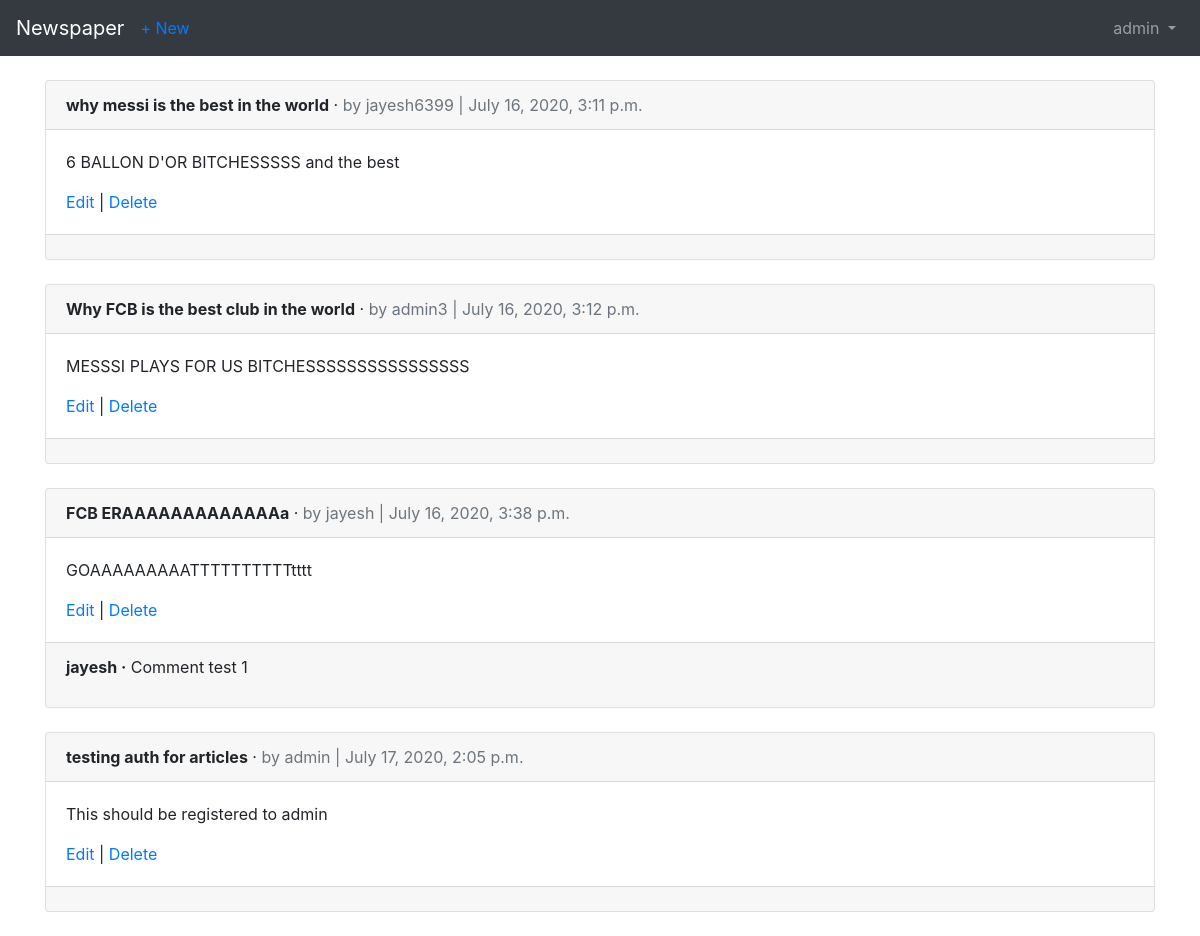
The page /articles/ (signed in) on the database its author committed.
### users/models.py (models this page shows)
class CustomUser(AbstractUser):
    age = models.PositiveIntegerField(null=True,blank=True)

### articles/models.py (models this page shows, shortened)
class Article(models.Model):
    title=models.CharField(max_length=255)
    body = models.TextField()
    date = models.DateTimeField(auto_now_add=True)
    author=models.ForeignKey(
        get_user_model(),
        on_delete=models.CASCADE,
    )

class Comment(models.Model):
    article = models.ForeignKey(
        Article,
        on_delete=models.CASCADE,
        related_name= 'comments',
    )
    comment=models.TextField(max_length=150)
    author=models.ForeignKey(
        get_user_model(),
        on_delete=models.CASCADE,
    )
    def __str__(self):
        return self.comment

### articles/views.py (the view)
# urls.py: path('', ArticleListView.as_view(), name='article_list'),
class ArticleListView(LoginRequiredMixin,ListView):
    model = Article
    template_name = 'article_list.html'
    login_url = 'login'

### templates/article_list.html (shortened to what this page needs)
{% extends 'base.html' %}
{% block content %}
  {% for article in object_list %}
    <div class="card">
      <div class="card-header">
        <span class="font-weight-bold">{{ article.title }}</span> &middot;
        <span class="text-muted">by {{ article.author }} | {{ article.date }}</span>
      </div>
      <div class="card-body">
        <p>{{ article.body }}</p>
        <a href="{% url 'article_edit' article.pk %}">Edit</a> |
        <a href="{% url 'article_delete' article.pk %}">Delete</a>
      </div>
      <div class="card-footer">
        {% for comment in article.comments.all %}
          <p>
            <span class="font-weight-bold">{{ comment.author }} &middot;</span>
            {{ comment }}
          </p>
        {% endfor %}
      </div>
    </div>
    <br />
  {% endfor %}
{% endblock content %}

### templates/base.html (shortened to what this page needs)
<!doctype html>
<html lang="en">
  <head>
    <link rel="stylesheet" href="https://stackpath.bootstrapcdn.com/bootstrap/4.1.3/css/bootstrap.min.css">
  </head>
  <body>
    <nav class="navbar navbar-expand-md navbar-dark bg-dark mb-4">
      <a class="navbar-brand" href="{% url 'home' %}">Newspaper</a>
      {% if user.is_authenticated %}
        <ul class="navbar-nav mr-auto">
          <li class="nav-item"><a href="{% url 'article_new' %}">+ New</a></li>
        </ul>
      {% endif %}
      <div class="collapse navbar-collapse" id="navbarCollapse">
        {% if user.is_authenticated %}
          <ul class="navbar-nav ml-auto">
            <li class="nav-item">
              <a class="nav-link dropdown-toggle" href="#" id="userMenu" data-toggle="dropdown" aria-haspopup="true" aria-expanded="false">
                {{ user.username }}
              </a>
            </li>
          </ul>
        {% endif %}
      </div>
    </nav>
    <div class="container">
      {% block content %}
      {% endblock content %}
    </div>
  </body>
</html>

### rows shown on the page
CustomUser: username "admin"
Article: title "why messi is the best in the world", author "jayesh6399", date "July 16, 2020, 3:11 p.m.", body "6 BALLON D'OR BITCHESSSSS and the best"
Article: title "Why FCB is the best club in the world", author "admin3", date "July 16, 2020, 3:12 p.m.", body "MESSSI PLAYS FOR US BITCHESSSSSSSSSSSSSSSS"
Article: title "FCB ERAAAAAAAAAAAAAa", author "jayesh", date "July 16, 2020, 3:38 p.m.", body "GOAAAAAAAAATTTTTTTTTTtttt"
Comment: author "jayesh", comment "Comment test 1"
Article: title "testing auth for articles", author "admin", date "July 17, 2020, 2:05 p.m.", body "This should be registered to admin"
